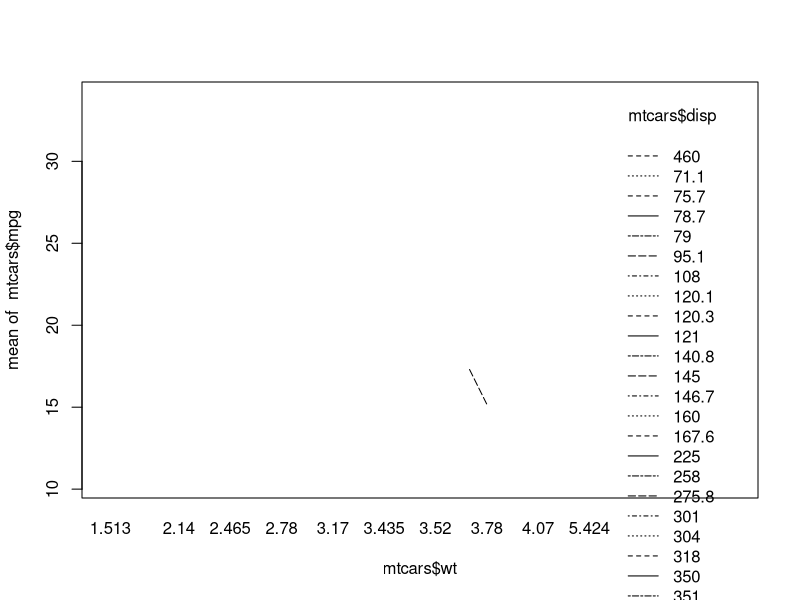
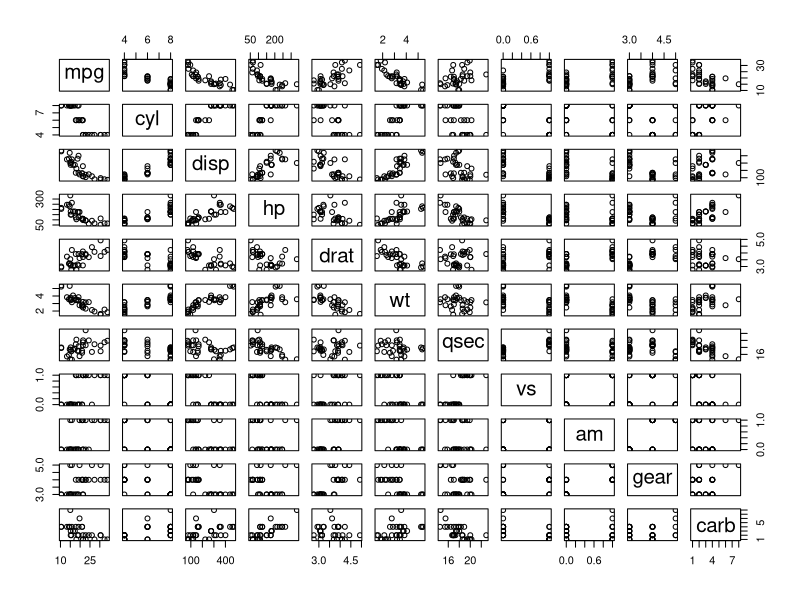
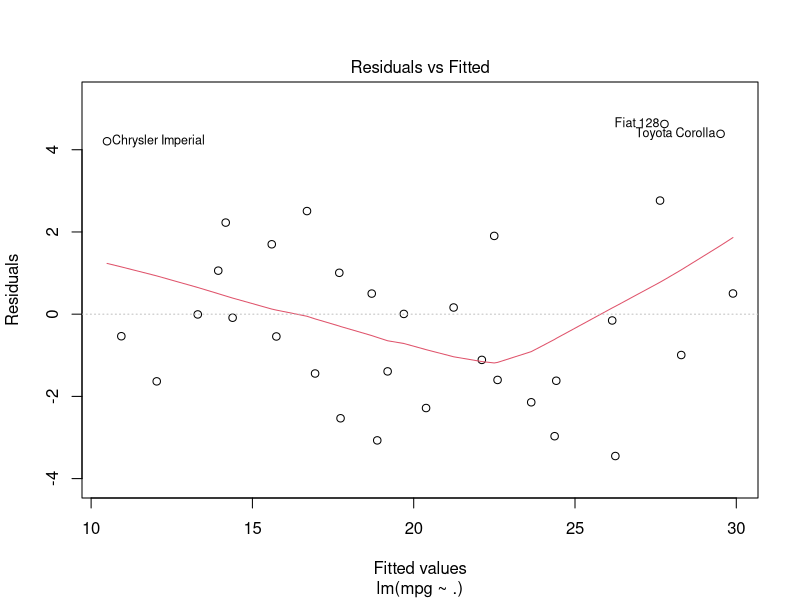
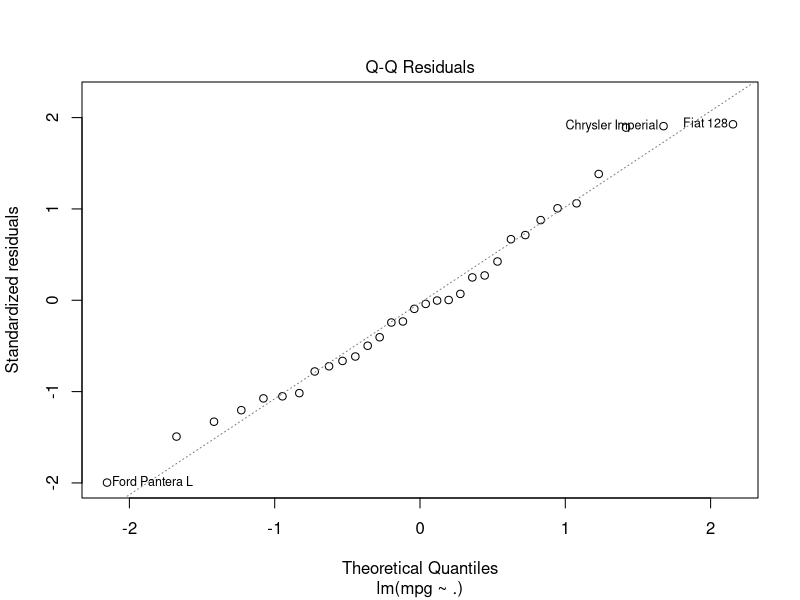
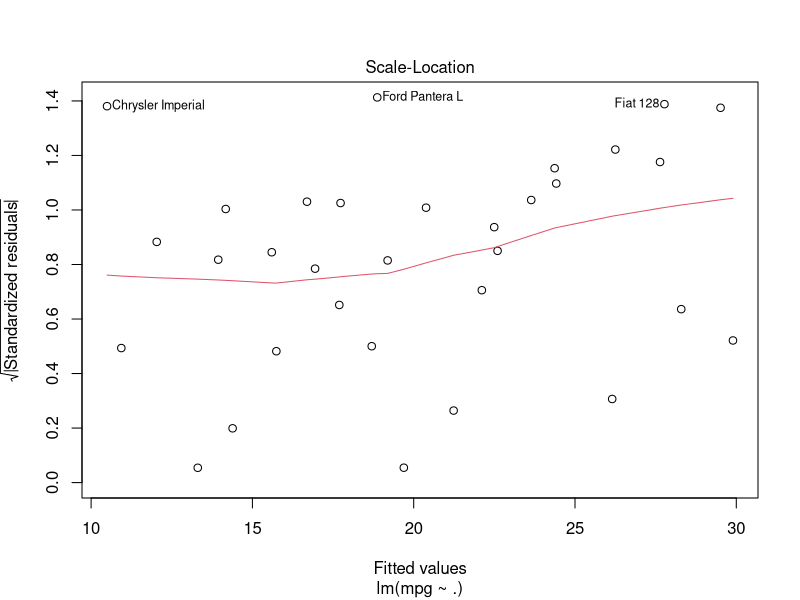
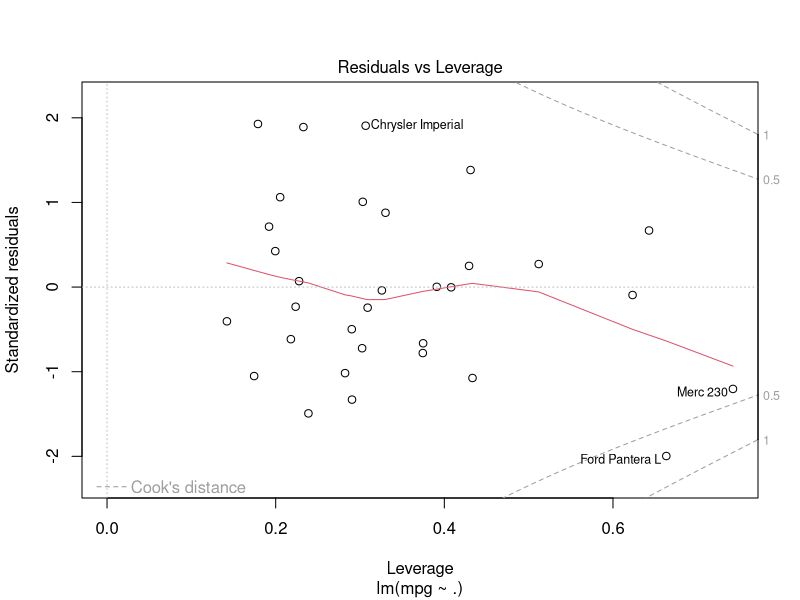
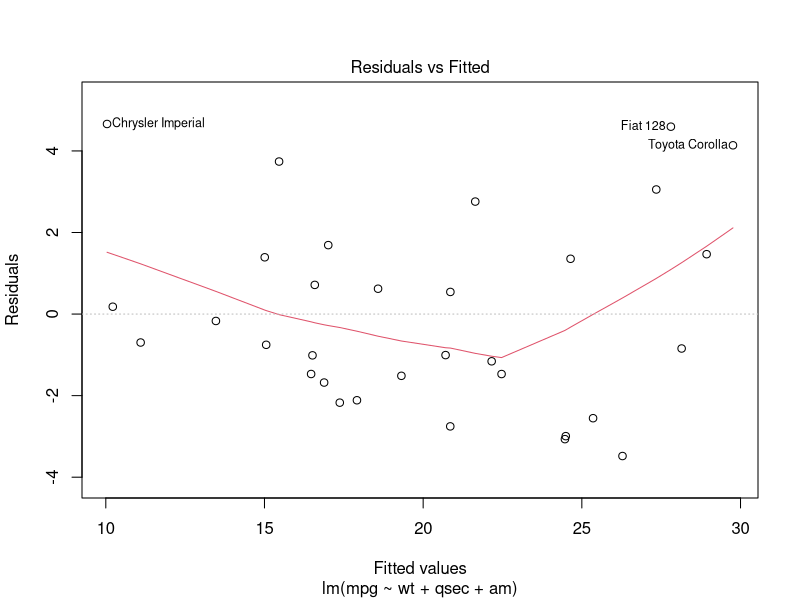
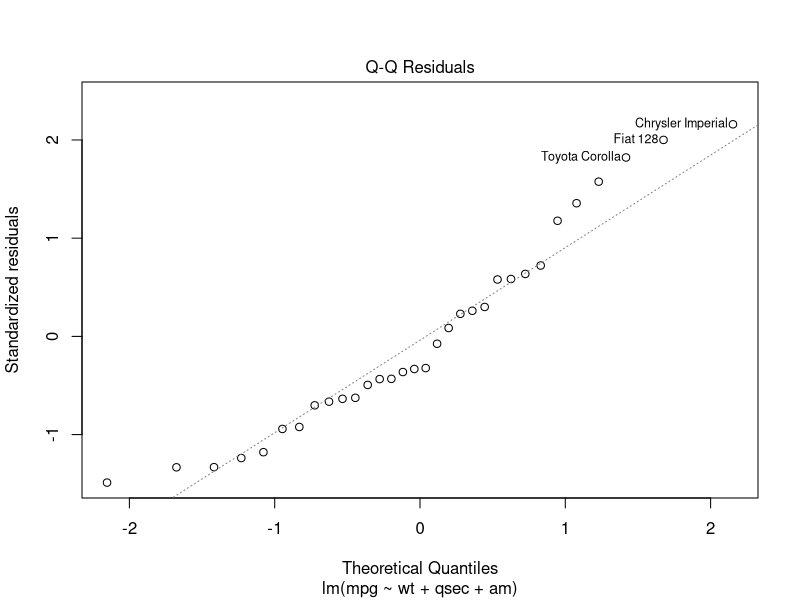

These figures' R source, in order:
# First part of the study:
#   Simple Linear Regression and Multi Linear Regression Analysis 
# This analysis is done with a dataset that allows for a simple analysis in order
# to motivate the further study of high dimensional regressional methods.
 
# We can use the "mtcars" dataset which is a built-in R dataset.
data(mtcars)
# A useful study here would be to analyze how various features of the car impact
# the miles that can be covered per gallon of gas. This can be a useful study to
# improve the gas usage which has an obviously important environmental effect.

# To fit a linear model we can use the lm() function.
model = lm(mpg ~ ., data = mtcars)
# Notice that the "~ ." is the R command to fit all the variables of the 
# dataset against mpg.

mod = summary(model)
# summary of the model.

cor(mtcars)
library(car)
vif(model)
# Gets us VIF values. QUESTION : how to interpret these (==> how to choose
# correlated variables) ?

## Cutoff: Subjective, but usually > 10. Actually need to eliminate variables
## with highest VIF values. 

interaction.plot(mtcars$wt, mtcars$disp, mtcars$mpg) # maybe useless (only 1 line)
# QUESTION: How to interpret these plots ? 
pairs(mtcars)

# Run backward stepwise regression: Evaluate fitting the regression with one less variable
# with each variable being removed and then test the model and select the best model with one
# less variable. Keep going until it becomes worse to remove a variable.
step(model, direction = "backward")


model1 = lm(mpg ~ wt + qsec + am, data = mtcars)
mod1 = summary(model1)
# If we look at the correlation matrix, we can see wt is highly correlated with disp
# and am is highly correlated with gear. We can try fitting another model with these 
# 2 predictors respectively replaced.
model2 = lm(mpg ~ disp + qsec + am, data = mtcars)
mod2 = summary(model2)
# We can test another model with one less predictor to test how that one compares
# with the models obtained previously using backward stepwise regression.
model3 = lm(mpg ~ wt + hp, data = mtcars)
mod3 = summary(model3)

# Different models to introduce the concept of multi linear regression and 
# the problem of choosing the best predictors.
# model1 = lm(mpg ~ disp + wt, data = mtcars)
# mod1 = summary(model1)
# model2 = lm(mpg~wt+hp, data=mtcars)
# mod2 = summary(model2)
# QUESTION: Different p_value for wt. What does it mean?

plot(model)
plot(model1)
plot(model2)
plot(model3)
## QUESTION: how can we use these plots to discuss the point we are trying
## to make about the multicollinearity of multiple predictors?

set.seed(192029382)
mtcars$rand = runif(nrow(mtcars))
## Splitting the dataset into train and test sets to train the model then test
# it. We'll do this for all 4 models we have created and compare them.

trainIndex = which(mtcars$rand <= 0.8)
train = mtcars[trainIndex, ]
test = mtcars[-trainIndex, ]

# Refitting the models on just the train datasets.
model = lm(mpg ~ ., data = train)
model1 = lm(mpg ~ wt + qsec + am, data = train)
model2 = lm(mpg ~ disp + qsec + am, data = train)
model3 = lm(mpg ~ wt + hp, data = train)

predictions = predict(model, test)
predictions1 = predict(model1, test)
predictions2 = predict(model2, test)
predictions3 = predict(model3, test)

mse = mean((predictions - test$mpg) ^ 2)
mse1 = mean((predictions1 - test$mpg) ^ 2)
mse2 = mean((predictions2 - test$mpg) ^ 2)
mse3 = mean((predictions3 - test$mpg) ^ 2)


# So, it is clear that the best model is the last one where we fitted with 
# wt and hp. However, it is complicated to choose between among all predictors
# which ones will be the most useful and will lead to the better fit, other than
# having to try each combination which can become computationally very complex
# once we have a larger number of predictors. Therefore, the goal of this paper
# is to introduce other methods of high dimensional multi linear regression
# that allow to get around this difficulty. Mainly, we will looking at 
# shrinking and regularization methods such as Lasso and Ridge.


